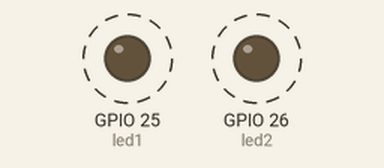
A program run on a simulated ESP32 board running MicroPython. On the bench: output pins drawn as LEDs (lit = HIGH). Dashed ring = blinking.

Above: at 0.06 s.
Timing chart, 0 to 3.0 s (numbered marks = the images above):
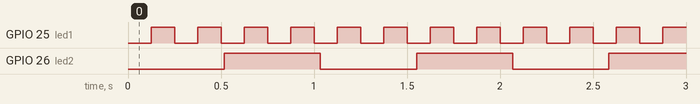

The program:

LED_double_timer.py
```python
# LED_double_timer.py

import machine

led1 = machine.Pin(25, machine.Pin.OUT)
led2 = machine.Pin(26, machine.Pin.OUT)

timer1 = machine.Timer(0)
timer2 = machine.Timer(1)

def handleInterrupt1(timer1):
  led1.value(not led1.value())
def handleInterrupt2(timer2):
  led2.value(not led2.value())

timer1.init(period=125, mode=machine.Timer.PERIODIC, callback=handleInterrupt1)
timer2.init(period=517, mode=machine.Timer.PERIODIC, callback=handleInterrupt2)
```

Measured:
- by itself, GPIO 25 (led1): alternates HIGH for 0.12 s and LOW for 0.12 s
- by itself, GPIO 26 (led2): alternates HIGH for 0.52 s and LOW for 0.52 s
